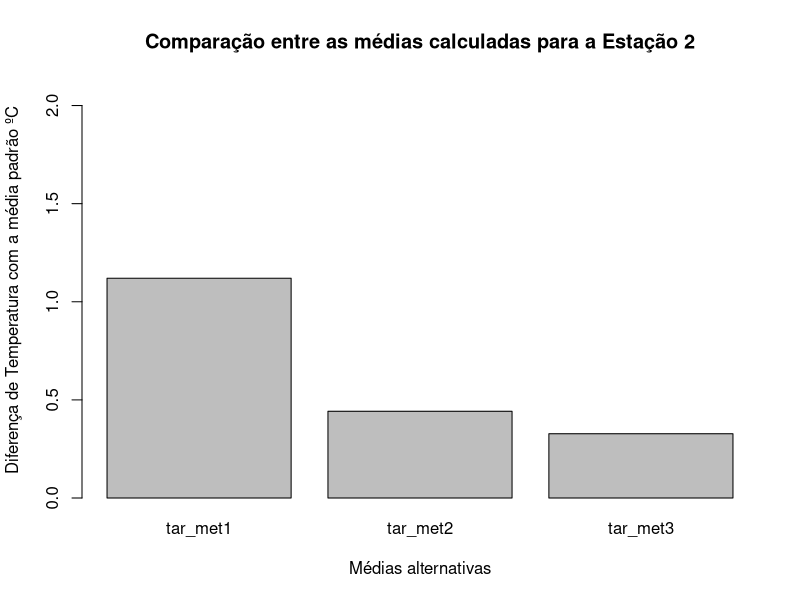
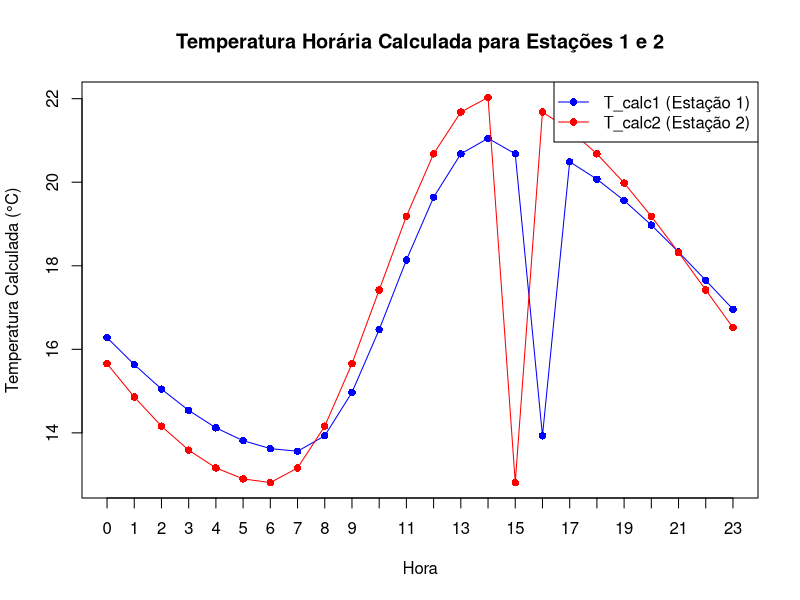
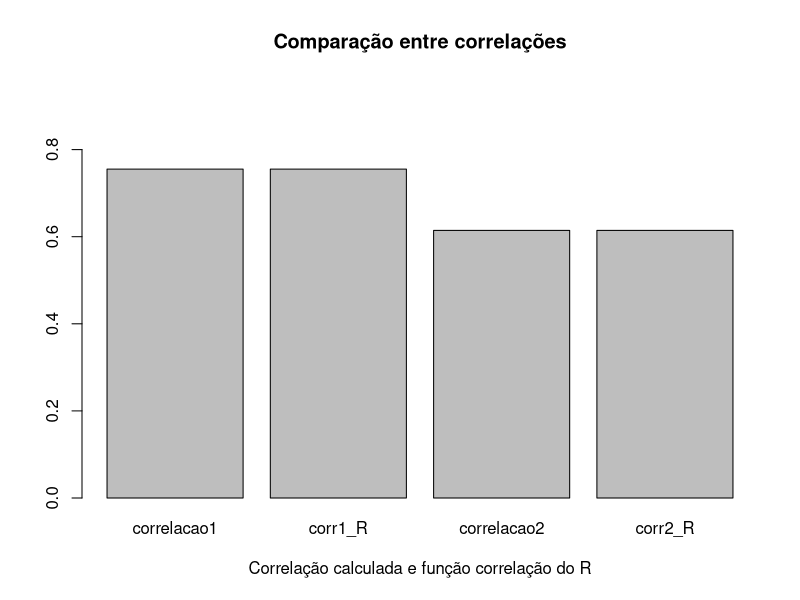

Source code (R) for these figures, in order: (Note: this script raises an error after producing the figures.)
## ---- chunk 1
knitr::opts_chunk$set(echo = TRUE)
## ---- chunk 2
x_1 <- seq(from = 3, to = 6, by = 0.1)
x_1
vetor_1 <- exp(x_1) * cos(x_1)
vetor_1
## ---- chunk 3
(x_2 <- seq(from = 3, to = 36, by = 3))
(y_2 <- x_2 - 2)
vetor_2 <- 0.1^(x_2) * 0.2^(y_2)
vetor_2
## ---- chunk 4
(x_3 <- seq(from = 2, to = 25, by = 1))
vetor_3 <- 2^(x_3) / x_3
vetor_3
## ---- chunk 5
dias <- c("domingo", "segunda", "terca", "quarta", "quinta", "sexta", "sabado")
dds <- c(1:7)
names(dds) <- dias
dds
## ---- chunk 6
dds_nums <- c(
  5L, 2L, 5L, 2L, 7L, 7L, 2L,
  6L, 6L, 3L, 7L, 1L, 2L, 2L,
  5L, 7L, 3L, 2L, 6L, 4L, 1L
)
names(dds)[dds_nums]
## ---- chunk 7
x_4 <- c(85, 79, 70, 6, 32, 8, 17, 93, 81, 76)
pares <- x_4 %% 2 == 0
pares
## ---- chunk 8
x_4 <- c(85, 79, 70, 6, 32, 8, 17, 93, 81, 76)
impares <- x_4 %% 2 != 0
total_impares <- sum(impares)
total_impares
## ---- chunk 9
anos <- c(1894, 1947, 1901, 1992, 1925, 2014, 1993, 1996, 1984, 1897, 2100, 2300)
bissextos <- (anos %% 4 == 0 & anos %% 100 != 0) | (anos %% 400 == 0)
bissextos
## ---- chunk 10
anos[bissextos]
## ---- chunk 11
ndias <- ifelse(test = bissextos, yes = 366, no = 365)
names(ndias) <- anos
ndias
## ---- chunk 12
total_bissextos <- sum(bissextos)
total_bissextos
## ---- chunk 13
c(-30, 0, 5, 10, 15, 20, 30)
## ---- chunk 14
x_5 <- c(-30, seq(0, 20, by = 5), 30)
x_5
## ---- chunk 15
c(1.0, 0.8, 0.6, 0.4, 0.2, 0.0)
## ---- chunk 16
x_6 <- seq(1, 0, by = -0.2)
x_6
## ---- chunk 17
c(-3.1415927, -2.4434610, -1.7453293, -1.0471976, -0.3490659,  0.3490659,
  1.0471976,  1.7453293,  2.4434610,  3.1415927)
## ---- chunk 18
x_7 <- seq(-pi, pi, by = 0.6981317)
x_7
## ---- chunk 19
c(-1, -1, 0, 0, 0, 1, 1, 1, 1, 2, 2, 2, 2, 2, 3, 3, 3, 3, 3, 3, 4, 4, 4, 
  4, 4, 4, 4, 5, 5, 5, 5, 5, 5, 5, 5)
## ---- chunk 20
x_8 <- rep(-1:5, times = 2:8)
x_8
## ---- chunk 21
c(5, 5, 5, 5, 5, 4, 4, 4, 4, 3, 3, 3, 2, 2, 1, 2, 2, 3, 3, 3, 4, 4, 4, 4, 5, 5, 5, 5, 5)
## ---- chunk 22
x_9 <- c(rep(5:2, times = 5:2), 1, rep(2:5, times = 2:5))
x_9
## ---- chunk 23
c(1, 2, 3, 4)
## ---- chunk 24
v3 <- c(11, 0.25, 7, 2)
seq_v3 <- seq_along(v3)
seq_v3
## ---- chunk 25
c(1, 2)
## ---- chunk 26
v2 <- c(11, 0.25)
seq_v2 <- seq_along(v2)
seq_v2
## ---- chunk 27
c(1)
## ---- chunk 28
v1 <- c(11)
seq_v1 <- seq_along(v1)
seq_v1
## ---- chunk 29
v0 <- c()
(seq_v0 <- seq_along(v0))
## ---- chunk 30
v0 <- c()
seq_v0 <- seq_along(v0)
seq_v0
## ---- chunk 31
tar_est1 <- c(
  14.92, 14.61, 14.32, 14.07, 13.84, 13.65, 13.56, 13.97, 15.08,
  16.5, 17.88, 19.08, 20.02, 20.66, 21.01, 21.05, 20.76, 20.05,
  18.77, 17.51, 16.67, 16.11, 15.66, 15.27
)
tar_est2 <- c(
  13.13, 13.01, 12.93, 12.87, 12.82, 12.81, 13.2, 14.22, 15.77,
  17.49, 19.2, 20.57, 21.49, 22.01, 22.03, 21.71, 20.84, 18.77,
  16.54, 15.13, 14.34, 13.81, 13.49, 13.28
)
## ---- chunk 32
(tmed_est1 <- round(mean(tar_est1), 1))
(tmed_est2 <- round(mean(tar_est2), 1))
## ---- chunk 33
medias <- c(tmed_est1, tmed_est2)
names(medias) <- c("tmed_est1", "tmed_est2")
medias[which.max(medias)]
## ---- chunk 34
(terceira_maiorT_est1 <- sort(tar_est1, decreasing = TRUE)[3])
(terceira_maiorT_est2 <- sort(tar_est2, decreasing = TRUE)[3])
## ---- chunk 35
Tmax2 <- max(tar_est2)
Tmax1 <- max(tar_est1)
Tmin2 <- min(tar_est2)
Tmin1 <- min(tar_est1)

(atd_est1 <- round(Tmax1 - Tmin1, 1))
(atd_est2 <- round(Tmax2 - Tmin2, 1))
## ---- chunk 36
temps <- list(tar_est1, tar_est2)
hmax_est <- list()
hmin_est <- list()
for (i in 1:2) {
  hmax_est[[i]] <- which.max(temps[[i]])
  hmin_est[[i]] <- which.min(temps[[i]])
}
names(hmax_est) <- paste0("hmax_ext", 1:2)
names(hmin_est) <- paste0("hmim_ext", 1:2)
hmax_est
hmin_est

#salvar as variáveis separadamente:
for (i in 1:2) {
  assign(paste0("hmax_est", i), which.max(temps[[i]]))
  assign(paste0("hmin_est", i), which.min(temps[[i]]))
}
## ---- chunk 37
diferencas <- abs(tar_est2 - tar_est1)
dif_valida <- diferencas[tar_est2 > tar_est1]
maior_dif <- max(dif_valida)
maior_dif
## ---- chunk 38
horas <- 0:23
indice_maior_dif <- which(diferencas == maior_dif & tar_est2 > tar_est1)
hora_maior_dif <- horas[indice_maior_dif]
hora_maior_dif
maior_dif
## ---- chunk 39
horario_ps <- list()
for (i in 1:2){
  queda_temp <- diff(temps[[i]][(hmax_est[[i]] + 1):length(temps[[i]])])
  maior_queda <- which.min(queda_temp)
  horario_ps[[i]] <- (hmax_est[[i]] + maior_queda)
}
names(horario_ps) <- paste0("horario_ps", 1:2)
horario_ps
## ---- chunk 40
(horas_proximas <- horas[diferencas < 0.5])
## ---- chunk 41
T9 <- tar_est2[9]
T21 <- tar_est2[21]
T7 <- tar_est2[7]
T14 <- tar_est2[14]

tar_met1 <- (Tmax2 + Tmin2) / 2
tar_met2 <- (Tmax2 + Tmin2 + T9 + 2 * T21) / 5
tar_met3 <- (T7 + T14 + 2 * T21) / 4

tar_met1
tar_met2
tar_met3

## ---- chunk 42
valor_dif_medias2 <- abs(c(tar_met1, tar_met2, tar_met3) - tmed_est2)
names(valor_dif_medias2) <- c("tar_met1", "tar_met2", "tar_met3")
barplot(valor_dif_medias2,
        xlab = "Médias alternativas",
        ylab = "Diferença de Temperatura com a média padrão ºC",
        main = "Comparação entre as médias calculadas para a Estação 2",
        ylim = c(0, max(valor_dif_medias2) + 1))
valor_dif_medias2[which.min(valor_dif_medias2)]
## ---- chunk 43
calcula_Tcalc <- function(Tmax, Tmin, hmax_est, hmin_est) {
  T_media <- (Tmax + Tmin) / 2
  A <- (Tmax - Tmin) / 2
  T_calc <- numeric(24)
  
  for (h in 0:23) {
    if (h < hmin_est) {
      arg <- (h + 10) / (10 + hmin_est)
    } else if (h >= hmin_est & h < hmax_est) {
      arg <- (h - hmin_est) / (14 - hmin_est)
    } else if (h > hmax_est){
      arg <- (14 - h) / (10 + hmin_est)
    }
    
    if (h >= hmin_est & h < hmax_est) {
      T_calc[h + 1] <- T_media - A * cos(pi * arg)
    } else {
      T_calc[h + 1] <- T_media + A * cos(pi * arg)
    }
  }
  return(T_calc)
}

# Aplicando o método para as duas estações
T_calc1 <- calcula_Tcalc(Tmax1, Tmin1, hmax_est1, hmin_est1)
T_calc1
T_calc2 <- calcula_Tcalc(Tmax2, Tmin2, hmax_est2, hmin_est2)
T_calc2

# Plotando T_calc1 e T_calc2
plot(horas, T_calc1, 
     type = "o", 
     col = "blue", 
     pch = 16, 
     ylim = range(c(T_calc1, T_calc2)),
     xlab = "Hora", 
     ylab = "Temperatura Calculada (°C)", 
     main = "Temperatura Horária Calculada para Estações 1 e 2",
     xaxt = "n")
axis(1, 
     at = horas, 
     labels = horas) 
lines(horas, T_calc2, 
      type = "o", 
      col = "red", 
      pch = 16)
legend("topright", 
       legend = c("T_calc1 (Estação 1)", "T_calc2 (Estação 2)"), 
       col = c("blue", "red"), 
       pch = 16, 
       lty = 1)

## ---- chunk 44
rmse <- function(T_obs, T_calc) {
  sqrt(mean((T_calc - T_obs) ^ 2))
}

RMSE1 <- rmse(tar_est1, T_calc1)
RMSE1
RMSE2 <- rmse(tar_est2, T_calc2)
RMSE2
## ---- chunk 45
calcula_correlacao <- function(tar_est, tmed_est, T_calc) {
  mean_calc <- mean(T_calc)
  
  numerador <- sum((tar_est - tmed_est) * (T_calc - mean_calc))
  denominador <- sqrt(sum((tar_est - tmed_est)^2) * sum((T_calc - mean_calc)^2))
  
  # Calculando a correlação
  r_manual <- numerador / denominador
  
  # Retornando o valor da correlação
  return(r_manual)
}

(corr1_R <- cor(tar_est1, T_calc1))
(correlacao1 <- calcula_correlacao(tar_est1, tmed_est1, T_calc1))
(corr2_R <- cor(tar_est2, T_calc2))
(correlacao2 <- calcula_correlacao(tar_est2, tmed_est2, T_calc2))

dif_correlacoes <- abs(c(correlacao1, corr1_R, correlacao2, corr2_R))
names(dif_correlacoes) <- c("correlacao1", "corr1_R", "correlacao2", "corr2_R")
barplot(dif_correlacoes,
        xlab = "Correlação calculada e função correlação do R",
        main = "Comparação entre correlações",
        ylim = c(0, max(dif_correlacoes) + 0.2))
## ---- chunk 46
library(knitr)
hora <- c(9:21)
prec <- c(rep(0, times = 7), 21.4, 41.2, 2.6, 1.0, 0.4, 0)

tabela_ex11 <- data.frame(
  hora = hora,
  prec = prec
)
kable(tabela_ex11, align = "c")

## ---- chunk 47
prec_acum <- cumsum(prec)
prec_acum
## ---- chunk 48
(c(NA, diff(prec_acum)))
## ---- chunk 49
indice_max_prec <- which.max(prec)
hora_max_prec <- hora[indice_max_prec]
hora_max_prec
## ---- chunk 50
indices_moderada <- which(prec >= 5.1 & prec <= 60)
inicio_evento <- hora[min(indices_moderada)]
fim_evento <- hora[max(indices_moderada)]
duracao_evento <- fim_evento - inicio_evento

inicio_evento
fim_evento
duracao_evento
## ---- chunk 51
indices_evento <- which(prec > 0)
prec_total_evento <- sum(prec[indices_evento])
prec_ate_17h <- sum(prec[hora <= 17])
percentual_ate_17h <- (prec_ate_17h / prec_total_evento) * 100

prec_total_evento
prec_ate_17h
percentual_ate_17h
## ---- chunk 52
z <- c(11, 10, 15, 2, 6, -15, -10, -22, -8, 5, 7, 2, 12, 8, 4, 1, 3, -3, -1, 30, 14)

z_ordenado <- sort(z)
indice_ultimo_negativo <- max(which(z_ordenado < 0))
ultimo_negativo <- z_ordenado[indice_ultimo_negativo]
indice_primeiro_positivo <- min(which(z_ordenado > 0))
primeiro_positivo <- z_ordenado[indice_primeiro_positivo]

z_ordenado
ultimo_negativo
primeiro_positivo

## ---- chunk 53
prec_13 <- c(
  0, 0, 0, 0.8, 0, 0.01, 0.75, 0,
  0, 0, 0, 0.35, 0.08, 0, 0, 0, 0, 0.31, 0, 3.57, 12.17, 0, 0,
  0, 0.04, 3.16, 0, 0.95, 0.79, 0, 0, 0, 0, 0, 3.51, 0, 0, 0.16,
  0, 0, 8.16, 0.54, 4.39, 1.24, 0, 0, 0, 0, 0, 2.43, 0, 0, 0, 0,
  0, 7.18, 0, 0, 0.26, 0, 0, 0.28, 0, 0, 0.09, 0.38, 0, 0, 0, 0,
  0, 0, 0.51, 0, 0, 0, 0, 0, 0, 0.67, 0, 0, 0, 0, 0.15, 0, 0.82,
  0, 0, 0, 0, 0, 0, 0, 0, 0.37, 0, 0.58, 4.95, 0, 0, 0, 0, 0, 7.68,
  0, 0, 0.37, 0, 1.56, 0, 0, 0, 0.34, 0.48, 0, 4.21, 2.28, 4.3,
  0, 3.38, 0, 0, 0, 0, 7.28, 0, 4.89, 3.91, 0, 0, 0, 0, 0, 0, 2.93,
  0, 2.49, 0.77, 0, 2.9, 3.53, 0.83, 0, 0, 0, 0.94, 0.59, 0, 0,
  0, 0, 0.04, 0, 0.65, 0, 0, 0, 6.23, 0.09, 0, 0.66, 0, 0, 0, 4.42,
  0, 0, 0, 0.84, 0, 0, 0, 0, 0, 0.09, 0, 0, 0.08, 0, 0.66, 0, 0,
  0, 0.06, 0, 0, 0, 3.28, 0, 0.8, 5.69, 0.8, 0
)
## ---- chunk 54
dias_intervalo <- sum(prec_13 > 0 & prec_13 < 0.25)
dias_intervalo
## ---- chunk 55
prec_13[prec_13 > 0 & prec_13 < 0.25] <- 0
prec_13
## ---- chunk 56
prec01 <- ifelse(prec_13 >= 0.25, 1, 0)
prec01
## ---- chunk 57
dias_chuvosos <- sum(prec_13 >= 0.25)
total_dias <- length(prec_13)
probabilidade_chuva <- dias_chuvosos / total_dias
probabilidade_chuva
## ---- chunk 58
p11 <- sum(prec01[-length(prec01)] == 1 & prec01[-1] == 1) / (length(prec01) - 1)
p01 <- sum(prec01[-length(prec01)] == 0 & prec01[-1] == 1) / (length(prec01) - 1)
p10 <- sum(prec01[-length(prec01)] == 1 & prec01[-1] == 0) / (length(prec01) - 1)
p01_p10 <- p01 + p10

p11
p01_p10
## ---- chunk 59
duracoes <- rle(prec01)
duracao_eventos <- duracoes$lengths[duracoes$values == 1]
names(duracao_eventos) <- paste0("evento", seq_along(duracao_eventos))
duracao_eventos
## ---- chunk 60
dados <- c(
  NA, NA, 27L, 7L, 4L, 0L, 26L, 15L, 25L, NA, 
  NA, NA, NA, 6L, 29L, 18L, 17L, 23L, 20L, 1L, 
  30L, 13L, NA, NA, NA, NA, NA, NA, NA, 19L
)
## ---- chunk 61
resultado <- ifelse(is.na(dados), seq_along(dados[dados]), 0)
resultado
## ---- chunk 62
numero_na <- seq(1:sum(is.na(dados)))
resultado.na <- resultado[resultado != 0]
names(resultado.na) <- numero_na
resultado.na
## ---- chunk 63
tamanho_falhas <- rle(is.na(dados))$lengths[rle(is.na(dados))$values]
tamanho_falhas
## ---- chunk 64
maior_tamanho_falhas <- max(tamanho_falhas)
maior_tamanho_falhas
## ---- chunk 65
V_h <- c(10, 10, 10, 10, 14.142, 14.142, 14.142, 14.142, 0)
theta <- c(270, 180, 360, 90, 225, 315, 135, 45, 0)

theta_rad <- theta * (pi / 180)

u <- -V_h * sin(theta_rad)
v <- -V_h * cos(theta_rad)

tabela_u_v <- data.frame(V_h, theta, u, v)
tabela_u_v
## ---- chunk 66
library(knitr)
u_b <- c(10, 0, 0, -10, 10,10,-10,-10, 0)
v_b <- c(0, 10, -10, 0, 10, -10, 10, -10, 0)
w_s <- c(rep(10.000, 4), rep(14.142, 4), 0)
w_d <- c(270, 180, 360, 90, 225, 315, 135, 45, 0)
wd_uv <- w_d
tetha_b <- c("Oeste", "Sul", "Norte", "Leste", "Sudoeste", "Noroeste", "Sudeste", "Nordeste", "Calmo")

tabela_ex15 <- data.frame(
  u = u_b,
  v = v_b,
  w_s = w_s,
  w_d = w_d,
  wd_uv = wd_uv,
  dir = tetha_b
)
kable(tabela_ex15, align = "c")
## ---- chunk 67
knitr::include_graphics("wind_components.png")
## ---- chunk 68
V_h2 <- sqrt(u^2 + v^2)
theta_mat <- atan2(-u, -v) * (180 / pi)

theta2 <- ifelse(theta_mat < 0, theta_mat + 360, theta_mat)
theta2[V_h2 < 0.5] <- 0

direcoes <- c(
  "Calmo" = 0,
  "Nordeste" = 45,
  "Leste" = 90,
  "Sudeste" = 135,
  "Sul" = 180,
  "Sudoeste" = 225,
  "Oeste" = 270,
  "Noroeste" = 315,
  "Norte" = 360
)
theta_dir <- sapply(theta2, function(x) {names(direcoes)[which(direcoes == x)]})
theta_dir

tabela_ex15_b <- data.frame(u, v, V_h2, theta2, theta_dir)
tabela_ex15_b
## ---- chunk 69
prec_obs <- c(
  0, 0, 0, 0.5, 1, 6, 9, 0.2, 1, 0, 0, 0.25,
  10, 15, 8, 3, 0, 0, 0, 0, 0, 0, 0.25, 0,
  0, 0, 1, 5, 0, 20, 0, 0, 0, 0, 1, 1,
  0, 2, 12, 1, 0, 0, 0, 0, 0, 0, 5, 5
)
prec_sim <- c(
  0, 0.2, 0.1, 0, 0, 3, 1, 1, 1, 1, 0, 3,
  0, 10, 4, 1, 0.3, 0.5, 0.5, 0.5, 0.5, 0, 0.25, 0.25,
  0.25, 0, 0.5, 3, 0, 5, 0, 0, 0, 0, 0.5, 0,
  0.25, 0.2, 0, 0.2, 0, 0, 0, 0, 1, 2, 1, 0
)
## ---- chunk 70
obs_class <- ifelse(prec_obs > 0.25, 1, 0)
sim_class <- ifelse(prec_sim > 0.25, 1, 0)

# Calculando wc, dc, wi, di
wc <- sum(obs_class == 1 & sim_class == 1) # Previsões corretas de dias úmidos
dc <- sum(obs_class == 0 & sim_class == 0) # Previsões corretas de dias secos
wi <- sum(obs_class == 0 & sim_class == 1) # Previsões incorretas de dias úmidos
di <- sum(obs_class == 1 & sim_class == 0) # Previsões incorretas de dias secos

n <- length(prec_obs)

#a)
PC <- (wc + dc) / n

#b)
CSI <- wc / (wc + wi + di)

## ---- chunk 71
v_obs <- c(
  -0.49, 0.27, -0.48, 0.8, -1, 0.1, -1.16,
  0.58, -1.6, -0.31, 0.45, -0.98, 0.19, 0.73,
  -0.49, -0.04, -0.11, 0.46, 2.02, -1.05
)
v_prev <- c(
  NA, -0.49, 0.27, -0.48, 0.8, -1, 0.1, -1.16,
  0.58, -1.6, -0.31, 0.45, -0.98, 0.19, 0.73,
  -0.49, -0.04, -0.11, 0.46, 2.02
)
## ---- chunk 72
v_obs <- v_obs[!is.na(v_prev)]
v_prev <- v_prev[!is.na(v_prev)]

# a)
PBIAS <- 100 * sum(v_prev - v_obs) / sum(v_obs)

#b)
mean_obs <- mean(v_obs)
NSE <- 1 - sum((v_obs - v_prev)^2) / sum((v_obs - mean_obs)^2)

list(PBIAS = PBIAS, NSE = NSE)

